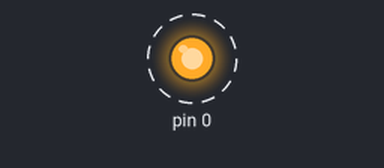
This sketch was run on a simulated Arduino Uno, built with avr-gcc and run on an emulated ATmega328P. On the bench: output pins drawn as LEDs (lit = HIGH). Dashed ring = blinking.

Above: at 0.06 s.
Timing chart, 0 to 3.0 s (numbered marks = the images above):
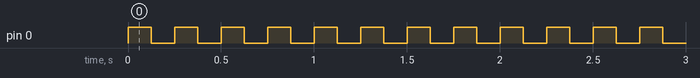

The sketch:

attiny2313_test.ino
```cpp
void setup( ) {
  pinMode(0, OUTPUT);
}

void loop( ) {
  digitalWrite(0, HIGH);
  delay(125);
  digitalWrite(0, LOW);
  delay(125);
}
```

Measured:
- by itself, pin 0: alternates HIGH for 0.13 s and LOW for 0.13 s
